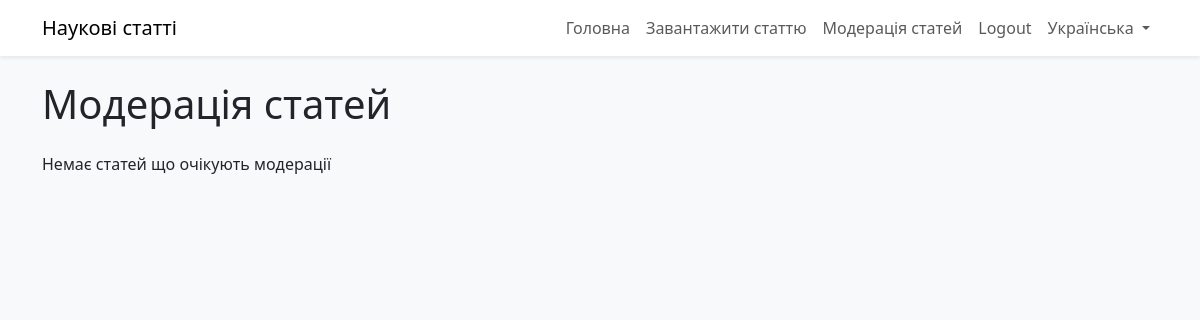
/uk/moderate/ (signed in), run on an earlier commit of the app's database.
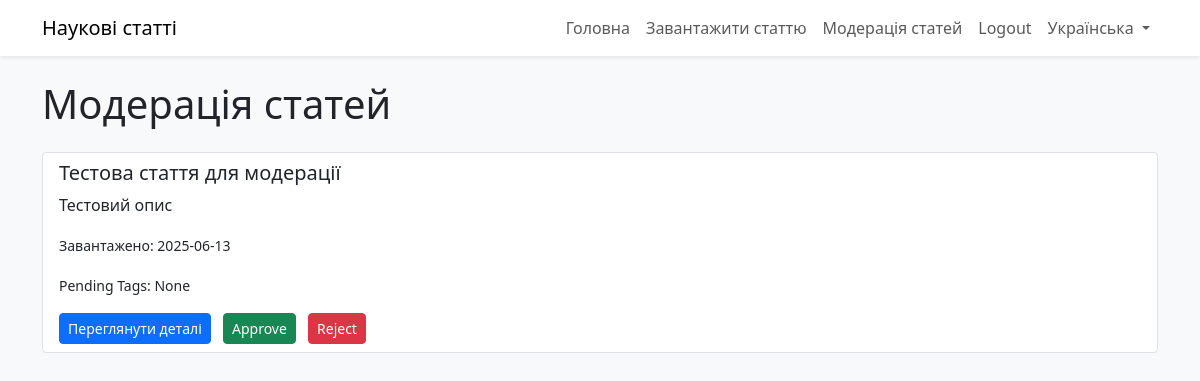
And on a later commit of the database.
### papers/models.py (models this page shows, shortened)
class Paper(models.Model):
    title = models.CharField(max_length=200)
    description = models.TextField()
    creation_year = models.IntegerField(null=True, blank=True)  # Made optional
    file = models.FileField(upload_to='papers/')
    upload_date = models.DateTimeField(auto_now_add=True)
    view_count = models.IntegerField(default=0)
    tags = models.ManyToManyField('Tag', related_name='papers')
    uploader_name = models.CharField(max_length=100, blank=True, null=True)  # For unauthenticated users
    STATUS_CHOICES = (
        ('pending', 'Pending'),
        ('approved', 'Approved'),
        ('rejected', 'Rejected'),
    )
    status = models.CharField(max_length=20, choices=STATUS_CHOICES, default='pending')

### papers/views.py (the view)
# urls.py: path('moderate/', views.moderate_papers, name='moderate_papers'),
@user_passes_test(lambda u: u.is_superuser)
def moderate_papers(request):
    pending_papers = Paper.objects.filter(status='pending')
    logger.info(f"Moderation query returned {pending_papers.count()} papers")
    papers_with_pending_tags = []
    for paper in pending_papers:
        pending_tags = paper.tags.filter(status='pending')
        papers_with_pending_tags.append({
            'paper': paper,
            'pending_tags': pending_tags
        })
    logger.info(f"Processed {len(papers_with_pending_tags)} papers with pending tags")
    return render(request, 'papers/moderate_papers.html', {'papers_with_pending_tags': papers_with_pending_tags})

### papers/templates/papers/moderate_papers.html (shortened to what this page needs)
<!DOCTYPE html>
{% load i18n static %}
{% get_current_language as LANGUAGE_CODE %}
{% get_language_info for LANGUAGE_CODE as lang_info %}
<html lang="{{ LANGUAGE_CODE }}">
<head>
    <link href="https://cdn.jsdelivr.net/npm/bootstrap@5.3.0/dist/css/bootstrap.min.css" rel="stylesheet">
    <link rel="stylesheet" href="{% static 'papers/css/styles.css' %}">
</head>
<body class="bg-light">
    <nav class="navbar navbar-expand-lg navbar-light bg-white shadow-sm">
        <div class="container">
            <a class="navbar-brand" href="{% url 'home' %}">{% trans "Наукові статті" %}</a>
            <div class="collapse navbar-collapse" id="navbarNav">
                <ul class="navbar-nav ms-auto">
                    <li class="nav-item">
                        <a class="nav-link" href="{% url 'home' %}">{% trans "Головна" %}</a>
                    </li>
                    <li class="nav-item">
                        <a class="nav-link" href="{% url 'upload_paper' %}">{% trans "Завантажити статтю" %}</a>
                    </li>
                    {% if user.is_superuser %}
                    <li class="nav-item">
                        <a class="nav-link" href="{% url 'moderate_papers' %}">{% trans "Moderate Papers" %}</a>
                    </li>
                    {% endif %}
                    {% if user.is_authenticated %}
                    <li class="nav-item">
                        <a class="nav-link" href="{% url 'logout' %}">{% trans "Logout" %}</a>
                    </li>
                    {% else %}
                    <li class="nav-item">
                        <a class="nav-link" href="{% url 'login' %}">{% trans "Login" %}</a>
                    </li>
                    {% endif %}
                    <li class="nav-item dropdown">
                        <a class="nav-link dropdown-toggle" href="#" id="languageDropdown" role="button" data-bs-toggle="dropdown">
                            {{ lang_info.name_local }}
                        </a>
                    </li>
                </ul>
            </div>
        </div>
    </nav>
    <div class="container mt-4">
        <div class="row">
            <div class="col-12">
                <h1 class="mb-4">{% trans "Moderate Papers" %}</h1>
                {% if papers_with_pending_tags %}
                <div class="list-group">
                    {% for item in papers_with_pending_tags %}
                    <div class="list-group-item">
                        <h5>{{ item.paper.title }}</h5>
                        <p>{{ item.paper.description|truncatewords:20 }}</p>
                        <p><small>{% trans "Uploaded" %}: {{ item.paper.upload_date|date:"Y-m-d" }}</small></p>
                        <p><small>{% trans "Pending Tags" %}:
                            {% for tag in item.pending_tags %}
                            {{ tag.name }} ({{ tag.category }}){% if not forloop.last %}, {% endif %}
                            {% empty %}
                            None
                            {% endfor %}
                        </small></p>
                        <a href="{% url 'paper_detail' item.paper.id %}" class="btn btn-primary btn-sm">{% trans "View Details" %}</a>
                        <a href="{% url 'approve_paper' item.paper.id %}" class="btn btn-success btn-sm ms-2">{% trans "Approve" %}</a>
                        <a href="{% url 'reject_paper' item.paper.id %}" class="btn btn-danger btn-sm ms-2">{% trans "Reject" %}</a>
                    </div>
                    {% endfor %}
                </div>
                {% else %}
                <p>{% trans "No pending papers for moderation" %}</p>
                {% endif %}
            </div>
        </div>
    </div>
</body>
</html>

What changed in the data, as far as the page shows it:
added Paper: paper "Тестова стаття для модерації", paper.description "Тестовий опис", paper.upload_date "2025-06-13"
Also different on the page:
text no longer shown: "Немає статей що очікують модерації"
